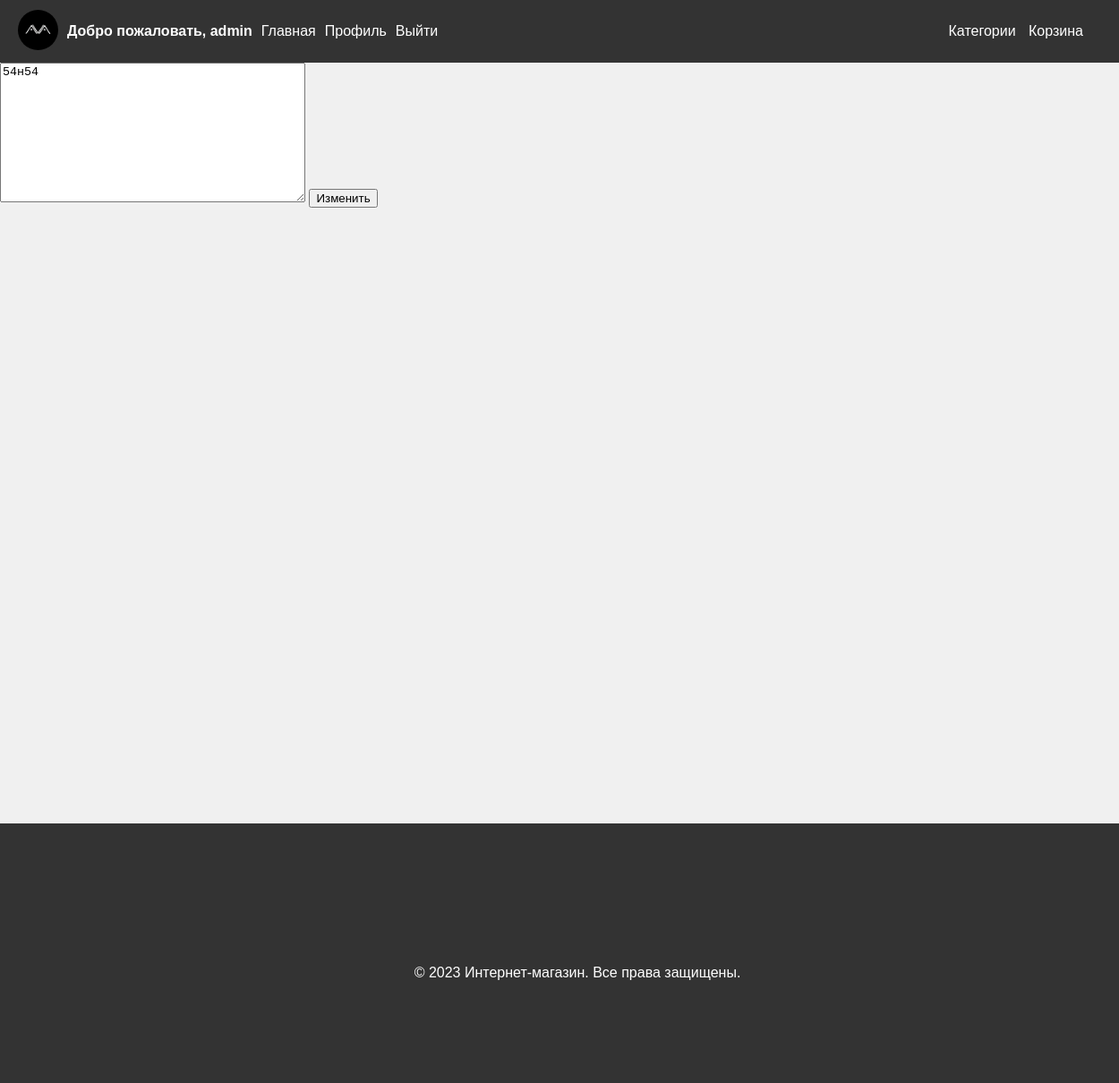
The app's page /products/edit_comment/12 (signed in) with its own data.
### users/models.py (models this page shows)
class User(AbstractUser):
    date_of_birth = models.DateField(null=True, blank=True)
    number_of_phone = models.CharField(max_length=20, blank=True, null=True)
    avatar = models.ImageField(upload_to='images/users/avatar/', blank=True, null=True, default='images/users/avatar/defolt/defolt_avatar.png')
    class Meta:
        verbose_name = "Пользователь"
        verbose_name_plural = "Пользователи"

### products/models.py (models this page shows, shortened)
class Comments(models.Model):
    user = models.ForeignKey(to=User, related_name='user', on_delete=models.CASCADE)
    product = models.ForeignKey(to=Product, related_name='product', on_delete=models.CASCADE)
    comment = models.TextField()
    date_added = models.DateTimeField(auto_now_add=True)
    date_update = models.DateTimeField(auto_now=True)

### products/views.py (the view)
# urls.py: path('edit_comment/<int:comment_id>', edit_comment, name='edit_comment'),
@login_required
def edit_comment(request, comment_id):
    comment = get_object_or_404(Comments, id=comment_id)
    if request.method == 'POST':
        form_edit_comment = EditCommentForm(request.POST, instance=comment)
        if form_edit_comment.is_valid():
            comment.comment = form_edit_comment.cleaned_data['comment']
            form_edit_comment.save()
            return redirect(f'{HOST}products/info_about_product/{str(comment.product.id)}')
    else:
        form_edit_comment = EditCommentForm(instance=comment)
    context = {'form_edit_comment': form_edit_comment,
               'title_page': 'Изменить комментарий'}
    return render(request, 'edit_comment.html', context)

### products/forms.py
class EditCommentForm(forms.ModelForm):
    class Meta:
        model = Comments
        fields = ('comment',)

### products/templates/edit_comment.html (shortened to what this page needs)
{% extends 'base.html' %}
{% load static %}
{% block content %}
    <form method="post">
        {{ form_edit_comment.comment }}
        <button type="submit">Изменить</button>
    </form>
{% endblock %}

### products/templates/base.html (shortened to what this page needs)
{% load static %}
<!DOCTYPE html>
<html lang="en">
<head>
    <link rel="stylesheet" type="text/css" href="{% static 'products/css/base.css' %}">
</head>
<body class="body_class">
    <div class="navigation_block">
        <div class="user_block">
            {% if user.is_authenticated %}
                {% if user.avatar.url %}
                    <a class="user_item_menu" href="{% url 'index' %}"> <img style="width:45px; height:45px; border-radius: 50px;"  src="{{ user.avatar.url }}"></a>
                {% else %}
                    <a class="user_item_menu" href="{% url 'index' %}"> <img style="width:45px; height:45px; border-radius: 50px;"  src="{% static 'products/image/defolt/defolt_avatar.png' %}"></a>
                {% endif %}
                <p class="hello_block">Добро пожаловать, {{ user.username }}</p>
                <a class="user_item_menu" href="{% url 'index' %}">Главная</a>
                <a class="user_item_menu" href="{% url 'users:profile' %}">Профиль</a>
                <a class="user_item_menu" href="{% url 'users:logout' %}">Выйти</a>
            {% else %}
                <a class="user_item_menu" href="{% url 'index' %}">Главная</a>
                <a class="user_item_menu" href="{% url 'users:sign_in' %}">Войти</a>
                <a class="user_item_menu" href="{% url 'users:sign_up' %}">Регистрация</a>
            {% endif %}
        </div>
        <div class="product_items_menu_block">
            <a class="product_item_menu" href="{% url 'products:product_categories' category_id=1 %}">Категории</a>
            {% if user.is_authenticated %}
                <a class="product_item_menu" href="{% url 'products:basket' %}">Корзина</a>
            {% endif %}
        </div>
    </div>
    <div class="content">
        {% block content %}
        {% endblock %}
    </div>
    <div class="footer">
        <div class="block_with_text">
            <p>&copy; 2023 Интернет-магазин. Все права защищены.</p>
        </div>
    </div>
</body>
</html>

### products/static/products/css/base.css (style rules this page uses)
body { font-family: Arial, sans-serif; background-color: #f0f0f0; margin: 0; padding: 0; height: 100%; overflow-x: hidden; }
.navigation_block { background-color: #333; color: #fff; display: flex; justify-content: space-between; align-items: center; padding: 10px 20px; }
.user_block { display: flex; align-items: center; }
.user_item_menu { color: #fff; text-decoration: none; margin-right: 10px; }
.product_items_menu_block { padding: 10px; }
.product_item_menu { color: #fff; text-decoration: none; margin-right: 10px; }
.content { height: 100vh; }
.hello_block { font-weight: bold; margin-right: 10px; }
.footer { width: 100%; height: 250px; position: relative; bottom: 0; left: 0; padding: 20px; color: white; margin-top: 50px; background-color: #333; }
.block_with_text { padding-top: 122px; text-align: center; margin-bottom: 0px; }

### records on screen
User: avatar (picture), username "admin"
Comments: comment "54н54"
